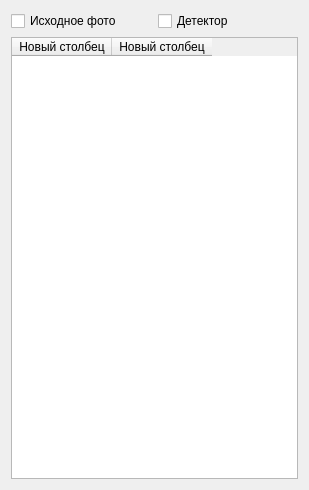
<?xml version="1.0" encoding="UTF-8"?>
<ui version="4.0">
 <class>FormLIstEvent</class>
 <widget class="QWidget" name="FormLIstEvent">
  <property name="geometry">
   <rect>
    <x>0</x>
    <y>0</y>
    <width>309</width>
    <height>490</height>
   </rect>
  </property>
  <property name="sizePolicy">
   <sizepolicy hsizetype="Fixed" vsizetype="Preferred">
    <horstretch>0</horstretch>
    <verstretch>0</verstretch>
   </sizepolicy>
  </property>
  <property name="minimumSize">
   <size>
    <width>309</width>
    <height>0</height>
   </size>
  </property>
  <property name="maximumSize">
   <size>
    <width>309</width>
    <height>16777215</height>
   </size>
  </property>
  <property name="windowTitle">
   <string>События</string>
  </property>
  <layout class="QVBoxLayout" name="verticalLayout">
   <item>
    <layout class="QHBoxLayout" name="horizontalLayout">
     <item>
      <widget class="QCheckBox" name="checkBox">
       <property name="text">
        <string>Исходное фото</string>
       </property>
      </widget>
     </item>
     <item>
      <widget class="QCheckBox" name="checkBox_2">
       <property name="text">
        <string>Детектор</string>
       </property>
      </widget>
     </item>
    </layout>
   </item>
   <item>
    <widget class="QTableWidget" name="tableWidget">
     <column>
      <property name="text">
       <string>Новый столбец</string>
      </property>
     </column>
     <column>
      <property name="text">
       <string>Новый столбец</string>
      </property>
     </column>
    </widget>
   </item>
  </layout>
 </widget>
 <resources/>
 <connections/>
</ui>
